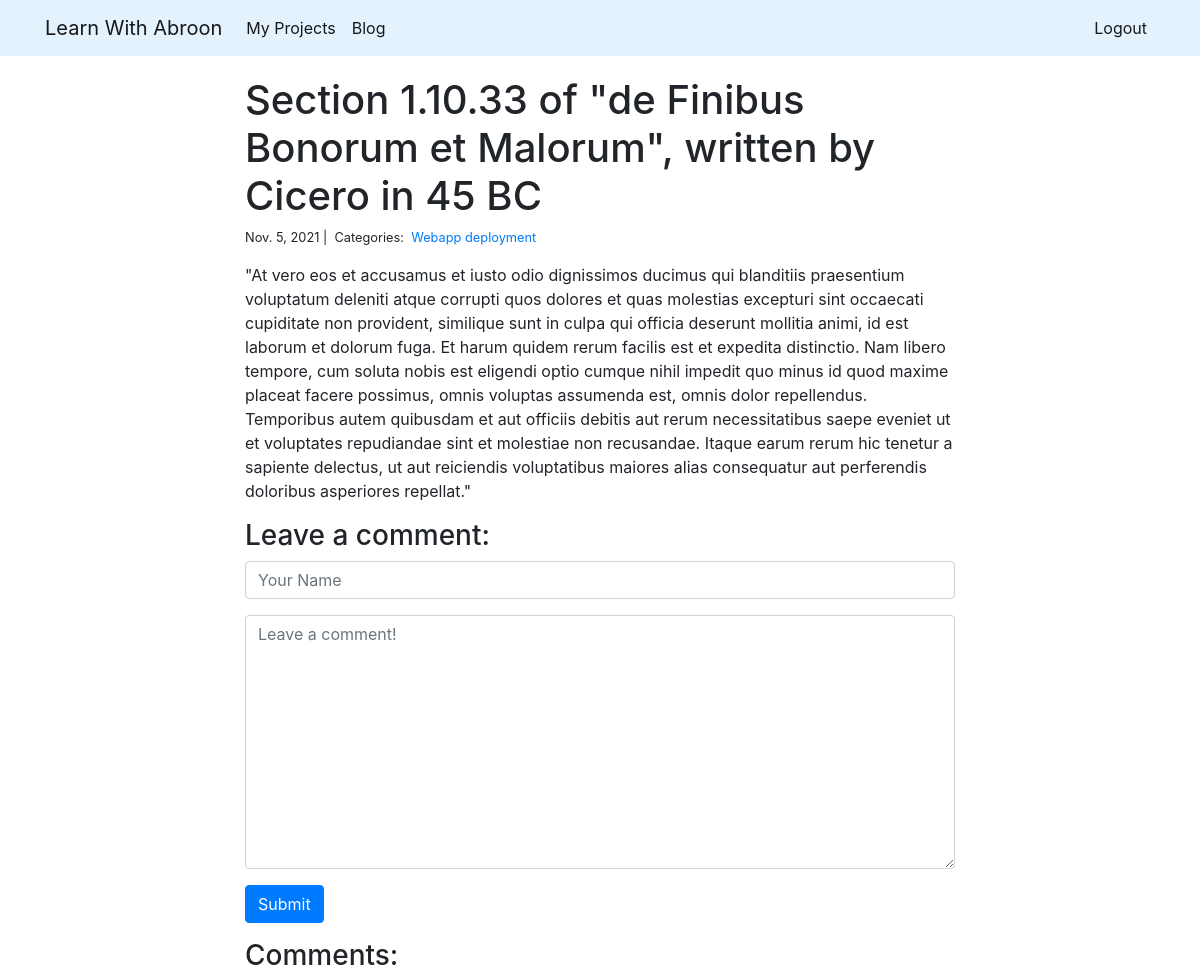
Page /blog/2/ (signed in) on the earlier database version.
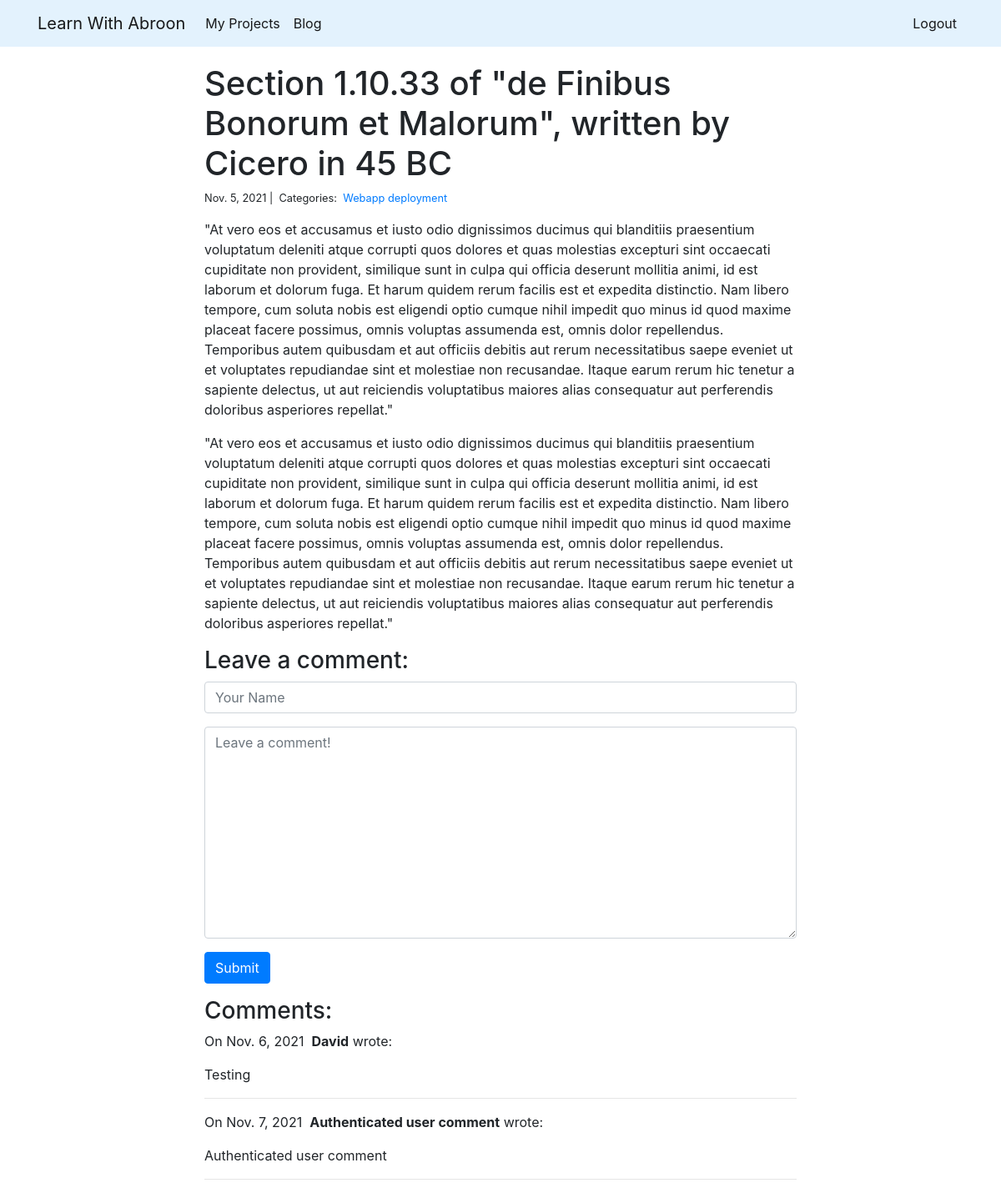
Same page on the later database version.
### blog/models.py (models this page shows, shortened)
class Post(models.Model):
    title = models.CharField(max_length=255)
    body = models.TextField()
    created_on = models.DateTimeField(auto_now_add=True)
    last_modified = models.DateTimeField(auto_now=True)
    categories = models.ManyToManyField('Category', related_name='posts')

class Category(models.Model):
    name = models.CharField(max_length=20)

class Comment(models.Model):
    author = models.CharField(max_length=60)
    body = models.TextField()
    created_on = models.DateTimeField(auto_now_add=True)
    post = models.ForeignKey('Post', on_delete=models.CASCADE)

### blog/views.py (the view, shortened to what this page needs)
# urls.py: path("<int:pk>/", views.blog_detail, name="blog_detail"),
@login_required
def blog_detail(request, pk):
    post = Post.objects.get(pk=pk)
    form = CommentForm()
    comments = Comment.objects.filter(post=post)
    context = {
        "post": post,
        "comments": comments,
        "form": form,
    }
    return render(request, "blog_detail.html", context)

### blog/forms.py
class CommentForm(forms.Form):
    author = forms.CharField(
        max_length=60,
        widget=forms.TextInput(attrs={
            "class": "form-control",
            "placeholder": "Your Name"
        })
    )
    body = forms.CharField(widget=forms.Textarea(
        attrs={
            "class": "form-control",
            "placeholder": "Leave a comment!"
        })
    )

### blog/templates/blog_detail.html (shortened to what this page needs)
{% extends "base.html" %}
{% block page_content %}
<div class="col-md-8 offset-md-2">
    <h1>{{ post.title }}</h1>
    <small>
        {{ post.created_on.date }} |&nbsp;
        Categories:&nbsp;
        {% for category in post.categories.all %}
        <a href="{% url 'blog_category' category.name %}">
            {{ category.name }}
        </a>&nbsp;
        {% endfor %}
    </small>
    <p>{{ post.body | linebreaks }}</p>
    <h3>Leave a comment:</h3>
    <form action="/blog/{{ post.pk }}/" method="post">
        <div class="form-group">
            {{ form.author }}
        </div>
        <div class="form-group">
            {{ form.body }}
        </div>
        <button type="submit" class="btn btn-primary">Submit</button>
    </form>
    <h3>Comments:</h3>
    {% for comment in comments %}
    <p>
        On {{comment.created_on.date }}&nbsp;
        <b>{{ comment.author }}</b> wrote:
    </p>
    <p>{{ comment.body }}</p>
    <hr>
    {% endfor %}
</div>
{% endblock %}

### david_portfolio/templates/base.html (shortened to what this page needs)
<link rel="stylesheet" href="https://stackpath.bootstrapcdn.com/bootstrap/4.1.3/css/bootstrap.min.css">
<nav class="navbar navbar-expand-lg navbar-light" style="background-color: #e3f2fd;">
    <div class="container">
        <a class="navbar-brand" href="{% url 'project_index' %}">Learn With Abroon</a>
        <div class="collapse navbar-collapse" id="navbarSupportedContent">
          <ul class="navbar-nav mr-auto">
            <li class="nav-item active">
              <a class="nav-link" href="{% url 'project_index' %}">My Projects</a>
            </li>
            <li class="nav-item active">
              <a class="nav-link" href="{% url 'blog_index' %}">Blog</a>
            </li>
          </ul>
        </div>
        <ul class="navbar-nav">
          {% if user.is_authenticated %}
          <li class="nav-item active">
            <a class="nav-link" href="{% url 'logout' %}">Logout</a>
          </li>
          {% else %}
          <li class="nav-item active">
            <a class="nav-link" href="{% url 'social:begin' 'github' %}">Login with GitHub</a>
          </li>
          {% endif %}
        </ul>
</nav>
<div class="container">
    {% block page_content %}{% endblock %}
</div>

### david_portfolio/templates/base.html (style rules this page uses)
.navbar { margin-bottom: 20px; }

Differences in the rows shown:
changed Post "Section 1.10.33 of \"de Finibus Bonorum et Malorum\", written by Cicero in 45 BC": body "…perferendis doloribus asperiores repellat.\"" → "…perferendis doloribus asperiores repellat.\" \"At vero eos et accusamus et iusto odio dignissimos ducimus qui blanditiis praesentium voluptatum deleniti atque corrupti quos dolores et quas molestias excepturi sint occaecati cupiditate non provident, similique sunt in culpa qui officia deserunt mollitia animi, id est laborum et dolorum fuga. Et harum quidem rerum facilis est et expedita distinctio. Nam libero tempore, cum soluta nobis est eligendi optio cumque nihil impedit quo minus id quod maxime placeat facere possimus, omnis voluptas assumenda est, omnis dolor repellendus. Temporibus autem quibusdam et aut officiis debitis aut rerum necessitatibus saepe eveniet ut et voluptates…"
added Comment: created_on "Nov. 6, 2021", author "David", body "Testing"
added Comment: created_on "Nov. 7, 2021", author "Authenticated user comment", body "Authenticated user comment"
